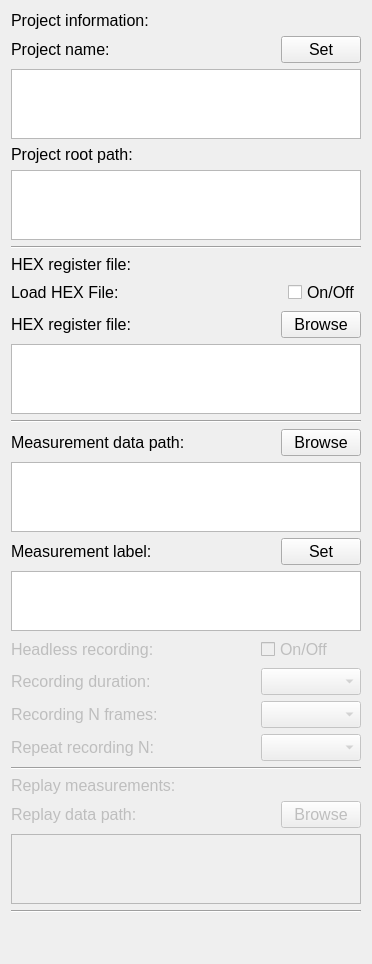
        <widget class="QWidget" name="widget">
         <attribute name="title">
          <string>Project</string>
         </attribute>
         <layout class="QGridLayout" name="gridLayout_2">
          <item row="20" column="0">
           <widget class="QLabel" name="label_58">
            <property name="enabled">
             <bool>false</bool>
            </property>
            <property name="sizePolicy">
             <sizepolicy hsizetype="MinimumExpanding" vsizetype="MinimumExpanding">
              <horstretch>0</horstretch>
              <verstretch>0</verstretch>
             </sizepolicy>
            </property>
            <property name="minimumSize">
             <size>
              <width>100</width>
              <height>15</height>
             </size>
            </property>
            <property name="maximumSize">
             <size>
              <width>300</width>
              <height>20</height>
             </size>
            </property>
            <property name="font">
             <font>
              <pointsize>12</pointsize>
             </font>
            </property>
            <property name="text">
             <string>Replay measurements:</string>
            </property>
           </widget>
          </item>
          <item row="8" column="0">
           <widget class="QLabel" name="label_42">
            <property name="sizePolicy">
             <sizepolicy hsizetype="MinimumExpanding" vsizetype="MinimumExpanding">
              <horstretch>0</horstretch>
              <verstretch>0</verstretch>
             </sizepolicy>
            </property>
            <property name="minimumSize">
             <size>
              <width>100</width>
              <height>15</height>
             </size>
            </property>
            <property name="maximumSize">
             <size>
              <width>300</width>
              <height>20</height>
             </size>
            </property>
            <property name="font">
             <font>
              <pointsize>12</pointsize>
             </font>
            </property>
            <property name="text">
             <string>HEX register file:</string>
            </property>
           </widget>
          </item>
          <item row="13" column="0">
           <widget class="Line" name="line_4">
            <property name="font">
             <font>
              <pointsize>8</pointsize>
             </font>
            </property>
            <property name="orientation">
             <enum>Qt::Horizontal</enum>
            </property>
           </widget>
          </item>
          <item row="15" column="0">
           <widget class="QTextBrowser" name="browse_meas_out_path_textBrowser">
            <property name="sizePolicy">
             <sizepolicy hsizetype="MinimumExpanding" vsizetype="MinimumExpanding">
              <horstretch>0</horstretch>
              <verstretch>0</verstretch>
             </sizepolicy>
            </property>
            <property name="minimumSize">
             <size>
              <width>350</width>
              <height>60</height>
             </size>
            </property>
            <property name="maximumSize">
             <size>
              <width>395</width>
              <height>70</height>
             </size>
            </property>
            <property name="font">
             <font>
              <pointsize>12</pointsize>
             </font>
            </property>
           </widget>
          </item>
          <item row="26" column="0">
           <spacer name="verticalSpacer">
            <property name="orientation">
             <enum>Qt::Vertical</enum>
            </property>
            <property name="sizeHint" stdset="0">
             <size>
              <width>20</width>
              <height>40</height>
             </size>
            </property>
           </spacer>
          </item>
          <item row="0" column="0">
           <widget class="QLabel" name="label_59">
            <property name="sizePolicy">
             <sizepolicy hsizetype="MinimumExpanding" vsizetype="MinimumExpanding">
              <horstretch>0</horstretch>
              <verstretch>0</verstretch>
             </sizepolicy>
            </property>
            <property name="minimumSize">
             <size>
              <width>100</width>
              <height>15</height>
             </size>
            </property>
            <property name="maximumSize">
             <size>
              <width>300</width>
              <height>20</height>
             </size>
            </property>
            <property name="font">
             <font>
              <pointsize>12</pointsize>
             </font>
            </property>
            <property name="text">
             <string>Project information:</string>
            </property>
           </widget>
          </item>
          <item row="24" column="0">
           <widget class="QTextBrowser" name="browse_meas_in_path_textBrowser">
            <property name="enabled">
             <bool>false</bool>
            </property>
            <property name="sizePolicy">
             <sizepolicy hsizetype="MinimumExpanding" vsizetype="MinimumExpanding">
              <horstretch>0</horstretch>
              <verstretch>0</verstretch>
             </sizepolicy>
            </property>
            <property name="minimumSize">
             <size>
              <width>350</width>
              <height>60</height>
             </size>
            </property>
            <property name="maximumSize">
             <size>
              <width>395</width>
              <height>70</height>
             </size>
            </property>
            <property name="font">
             <font>
              <pointsize>12</pointsize>
             </font>
            </property>
           </widget>
          </item>
          <item row="19" column="0">
           <widget class="Line" name="line_3">
            <property name="font">
             <font>
              <pointsize>8</pointsize>
             </font>
            </property>
            <property name="orientation">
             <enum>Qt::Horizontal</enum>
            </property>
           </widget>
          </item>
          <item row="10" column="0">
           <layout class="QGridLayout" name="gridLayout_4">
            <item row="0" column="2">
             <widget class="QPushButton" name="browse_register_path_button">
              <property name="sizePolicy">
               <sizepolicy hsizetype="Fixed" vsizetype="Fixed">
                <horstretch>0</horstretch>
                <verstretch>0</verstretch>
               </sizepolicy>
              </property>
              <property name="maximumSize">
               <size>
                <width>90</width>
                <height>30</height>
               </size>
              </property>
              <property name="font">
               <font>
                <pointsize>12</pointsize>
               </font>
              </property>
              <property name="text">
               <string>Browse</string>
              </property>
             </widget>
            </item>
            <item row="0" column="0">
             <widget class="QLabel" name="label">
              <property name="sizePolicy">
               <sizepolicy hsizetype="MinimumExpanding" vsizetype="MinimumExpanding">
                <horstretch>0</horstretch>
                <verstretch>0</verstretch>
               </sizepolicy>
              </property>
              <property name="minimumSize">
               <size>
                <width>100</width>
                <height>15</height>
               </size>
              </property>
              <property name="maximumSize">
               <size>
                <width>300</width>
                <height>20</height>
               </size>
              </property>
              <property name="font">
               <font>
                <pointsize>12</pointsize>
               </font>
              </property>
              <property name="text">
               <string>HEX register file:</string>
              </property>
             </widget>
            </item>
           </layout>
          </item>
          <item row="16" column="0">
           <layout class="QGridLayout" name="gridLayout_32">
            <item row="0" column="1">
             <widget class="QPushButton" name="browse_meas_data_label_button">
              <property name="maximumSize">
               <size>
                <width>90</width>
                <height>30</height>
               </size>
              </property>
              <property name="font">
               <font>
                <pointsize>12</pointsize>
               </font>
              </property>
              <property name="text">
               <string>Set</string>
              </property>
             </widget>
            </item>
            <item row="0" column="0">
             <widget class="QLabel" name="label_47">
              <property name="sizePolicy">
               <sizepolicy hsizetype="MinimumExpanding" vsizetype="MinimumExpanding">
                <horstretch>0</horstretch>
                <verstretch>0</verstretch>
               </sizepolicy>
              </property>
              <property name="minimumSize">
               <size>
                <width>100</width>
                <height>15</height>
               </size>
              </property>
              <property name="maximumSize">
               <size>
                <width>300</width>
                <height>20</height>
               </size>
              </property>
              <property name="font">
               <font>
                <pointsize>12</pointsize>
               </font>
              </property>
              <property name="text">
               <string>Measurement label:</string>
              </property>
             </widget>
            </item>
           </layout>
          </item>
          <item row="18" column="0">
           <layout class="QGridLayout" name="gridLayout_24">
            <item row="2" column="2">
             <widget class="QComboBox" name="combo_box_measurement_duration">
              <property name="enabled">
               <bool>false</bool>
              </property>
              <property name="minimumSize">
               <size>
                <width>100</width>
                <height>0</height>
               </size>
              </property>
              <property name="maximumSize">
               <size>
                <width>90</width>
                <height>30</height>
               </size>
              </property>
              <property name="font">
               <font>
                <pointsize>12</pointsize>
               </font>
              </property>
             </widget>
            </item>
            <item row="3" column="2">
             <widget class="QComboBox" name="combo_box_recording_n_frames">
              <property name="enabled">
               <bool>false</bool>
              </property>
              <property name="minimumSize">
               <size>
                <width>100</width>
                <height>0</height>
               </size>
              </property>
              <property name="maximumSize">
               <size>
                <width>90</width>
                <height>30</height>
               </size>
              </property>
              <property name="font">
               <font>
                <pointsize>12</pointsize>
               </font>
              </property>
             </widget>
            </item>
            <item row="4" column="2">
             <widget class="QComboBox" name="combo_box_repeat_recording_n">
              <property name="enabled">
               <bool>false</bool>
              </property>
              <property name="minimumSize">
               <size>
                <width>100</width>
                <height>0</height>
               </size>
              </property>
              <property name="maximumSize">
               <size>
                <width>90</width>
                <height>30</height>
               </size>
              </property>
              <property name="font">
               <font>
                <pointsize>12</pointsize>
               </font>
              </property>
             </widget>
            </item>
            <item row="4" column="0">
             <widget class="QLabel" name="label_46">
              <property name="enabled">
               <bool>false</bool>
              </property>
              <property name="sizePolicy">
               <sizepolicy hsizetype="MinimumExpanding" vsizetype="MinimumExpanding">
                <horstretch>0</horstretch>
                <verstretch>0</verstretch>
               </sizepolicy>
              </property>
              <property name="minimumSize">
               <size>
                <width>100</width>
                <height>15</height>
               </size>
              </property>
              <property name="maximumSize">
               <size>
                <width>300</width>
                <height>20</height>
               </size>
              </property>
              <property name="font">
               <font>
                <pointsize>12</pointsize>
               </font>
              </property>
              <property name="text">
               <string>Repeat recording N:</string>
              </property>
             </widget>
            </item>
            <item row="2" column="0">
             <widget class="QLabel" name="label_17">
              <property name="enabled">
               <bool>false</bool>
              </property>
              <property name="sizePolicy">
               <sizepolicy hsizetype="MinimumExpanding" vsizetype="MinimumExpanding">
                <horstretch>0</horstretch>
                <verstretch>0</verstretch>
               </sizepolicy>
              </property>
              <property name="minimumSize">
               <size>
                <width>100</width>
                <height>15</height>
               </size>
              </property>
              <property name="maximumSize">
               <size>
                <width>300</width>
                <height>20</height>
               </size>
              </property>
              <property name="font">
               <font>
                <pointsize>12</pointsize>
               </font>
              </property>
              <property name="text">
               <string>Recording duration:</string>
              </property>
             </widget>
            </item>
            <item row="3" column="0">
             <widget class="QLabel" name="label_40">
              <property name="enabled">
               <bool>false</bool>
              </property>
              <property name="sizePolicy">
               <sizepolicy hsizetype="MinimumExpanding" vsizetype="MinimumExpanding">
                <horstretch>0</horstretch>
                <verstretch>0</verstretch>
               </sizepolicy>
              </property>
              <property name="minimumSize">
               <size>
                <width>100</width>
                <height>15</height>
               </size>
              </property>
              <property name="maximumSize">
               <size>
                <width>300</width>
                <height>20</height>
               </size>
              </property>
              <property name="font">
               <font>
                <pointsize>12</pointsize>
               </font>
              </property>
              <property name="text">
               <string>Recording N frames:</string>
              </property>
             </widget>
            </item>
            <item row="1" column="0">
             <widget class="QLabel" name="label_48">
              <property name="enabled">
               <bool>false</bool>
              </property>
              <property name="sizePolicy">
               <sizepolicy hsizetype="MinimumExpanding" vsizetype="MinimumExpanding">
                <horstretch>0</horstretch>
                <verstretch>0</verstretch>
               </sizepolicy>
              </property>
              <property name="minimumSize">
               <size>
                <width>100</width>
                <height>15</height>
               </size>
              </property>
              <property name="maximumSize">
               <size>
                <width>300</width>
                <height>20</height>
               </size>
              </property>
              <property name="font">
               <font>
                <pointsize>12</pointsize>
               </font>
              </property>
              <property name="text">
               <string>Headless recording:</string>
              </property>
             </widget>
            </item>
            <item row="1" column="2">
             <widget class="QCheckBox" name="headless_recording_check_box">
              <property name="enabled">
               <bool>false</bool>
              </property>
              <property name="font">
               <font>
                <pointsize>12</pointsize>
               </font>
              </property>
              <property name="text">
               <string>On/Off</string>
              </property>
             </widget>
            </item>
           </layout>
          </item>
          <item row="9" column="0">
           <layout class="QHBoxLayout" name="horizontalLayout_18">
            <item>
             <widget class="QLabel" name="label_26">
              <property name="sizePolicy">
               <sizepolicy hsizetype="MinimumExpanding" vsizetype="MinimumExpanding">
                <horstretch>0</horstretch>
                <verstretch>0</verstretch>
               </sizepolicy>
              </property>
              <property name="minimumSize">
               <size>
                <width>100</width>
                <height>15</height>
               </size>
              </property>
              <property name="maximumSize">
               <size>
                <width>300</width>
                <height>20</height>
               </size>
              </property>
              <property name="font">
               <font>
                <pointsize>12</pointsize>
               </font>
              </property>
              <property name="text">
               <string>Load HEX File:</string>
              </property>
             </widget>
            </item>
            <item>
             <spacer name="horizontalSpacer_11">
              <property name="font">
               <font>
                <pointsize>8</pointsize>
               </font>
              </property>
              <property name="orientation">
               <enum>Qt::Horizontal</enum>
              </property>
              <property name="sizeHint" stdset="0">
               <size>
                <width>40</width>
                <height>20</height>
               </size>
              </property>
             </spacer>
            </item>
            <item>
             <widget class="QCheckBox" name="headless_recording_check_box_2">
              <property name="font">
               <font>
                <pointsize>12</pointsize>
               </font>
              </property>
              <property name="text">
               <string>On/Off</string>
              </property>
             </widget>
            </item>
           </layout>
          </item>
          <item row="25" column="0">
           <widget class="Line" name="line_5">
            <property name="font">
             <font>
              <pointsize>8</pointsize>
             </font>
            </property>
            <property name="orientation">
             <enum>Qt::Horizontal</enum>
            </property>
           </widget>
          </item>
          <item row="17" column="0">
           <widget class="QPlainTextEdit" name="session_label_plainTextEdit">
            <property name="sizePolicy">
             <sizepolicy hsizetype="MinimumExpanding" vsizetype="MinimumExpanding">
              <horstretch>0</horstretch>
              <verstretch>0</verstretch>
             </sizepolicy>
            </property>
            <property name="minimumSize">
             <size>
              <width>337</width>
              <height>50</height>
             </size>
            </property>
            <property name="maximumSize">
             <size>
              <width>395</width>
              <height>60</height>
             </size>
            </property>
            <property name="font">
             <font>
              <pointsize>12</pointsize>
             </font>
            </property>
           </widget>
          </item>
          <item row="6" column="0">
           <widget class="QTextBrowser" name="syra_system_path_textBrowser">
            <property name="sizePolicy">
             <sizepolicy hsizetype="MinimumExpanding" vsizetype="MinimumExpanding">
              <horstretch>0</horstretch>
              <verstretch>0</verstretch>
             </sizepolicy>
            </property>
            <property name="minimumSize">
             <size>
              <width>350</width>
              <height>60</height>
             </size>
            </property>
            <property name="maximumSize">
             <size>
              <width>395</width>
              <height>70</height>
             </size>
            </property>
            <property name="font">
             <font>
              <pointsize>12</pointsize>
             </font>
            </property>
           </widget>
          </item>
          <item row="11" column="0">
           <widget class="QTextBrowser" name="browse_register_path_textBrowser">
            <property name="sizePolicy">
             <sizepolicy hsizetype="MinimumExpanding" vsizetype="MinimumExpanding">
              <horstretch>0</horstretch>
              <verstretch>0</verstretch>
             </sizepolicy>
            </property>
            <property name="minimumSize">
             <size>
              <width>350</width>
              <height>60</height>
             </size>
            </property>
            <property name="maximumSize">
             <size>
              <width>395</width>
              <height>70</height>
             </size>
            </property>
            <property name="font">
             <font>
              <pointsize>12</pointsize>
             </font>
            </property>
           </widget>
          </item>
          <item row="14" column="0">
           <layout class="QGridLayout" name="gridLayout_19">
            <item row="0" column="1">
             <widget class="QPushButton" name="browse_meas_out_path_button">
              <property name="maximumSize">
               <size>
                <width>90</width>
                <height>30</height>
               </size>
              </property>
              <property name="font">
               <font>
                <pointsize>12</pointsize>
               </font>
              </property>
              <property name="text">
               <string>Browse</string>
              </property>
             </widget>
            </item>
            <item row="0" column="0">
             <widget class="QLabel" name="label_15">
              <property name="sizePolicy">
               <sizepolicy hsizetype="MinimumExpanding" vsizetype="MinimumExpanding">
                <horstretch>0</horstretch>
                <verstretch>0</verstretch>
               </sizepolicy>
              </property>
              <property name="minimumSize">
               <size>
                <width>100</width>
                <height>15</height>
               </size>
              </property>
              <property name="maximumSize">
               <size>
                <width>300</width>
                <height>20</height>
               </size>
              </property>
              <property name="font">
               <font>
                <pointsize>12</pointsize>
               </font>
              </property>
              <property name="text">
               <string>Measurement data path:</string>
              </property>
             </widget>
            </item>
           </layout>
          </item>
          <item row="4" column="0">
           <widget class="QPlainTextEdit" name="syra_project_plainTextEdit">
            <property name="sizePolicy">
             <sizepolicy hsizetype="MinimumExpanding" vsizetype="MinimumExpanding">
              <horstretch>0</horstretch>
              <verstretch>0</verstretch>
             </sizepolicy>
            </property>
            <property name="minimumSize">
             <size>
              <width>350</width>
              <height>60</height>
             </size>
            </property>
            <property name="maximumSize">
             <size>
              <width>395</width>
              <height>70</height>
             </size>
            </property>
            <property name="font">
             <font>
              <pointsize>12</pointsize>
             </font>
            </property>
           </widget>
          </item>
          <item row="2" column="0">
           <layout class="QGridLayout" name="gridLayout_25">
            <item row="1" column="1">
             <widget class="QPushButton" name="syra_project_button">
              <property name="sizePolicy">
               <sizepolicy hsizetype="Fixed" vsizetype="Fixed">
                <horstretch>0</horstretch>
                <verstretch>0</verstretch>
               </sizepolicy>
              </property>
              <property name="maximumSize">
               <size>
                <width>90</width>
                <height>30</height>
               </size>
              </property>
              <property name="font">
               <font>
                <pointsize>12</pointsize>
               </font>
              </property>
              <property name="text">
               <string>Set</string>
              </property>
             </widget>
            </item>
            <item row="1" column="0">
             <widget class="QLabel" name="label_39">
              <property name="sizePolicy">
               <sizepolicy hsizetype="MinimumExpanding" vsizetype="MinimumExpanding">
                <horstretch>0</horstretch>
                <verstretch>0</verstretch>
               </sizepolicy>
              </property>
              <property name="minimumSize">
               <size>
                <width>100</width>
                <height>15</height>
               </size>
              </property>
              <property name="maximumSize">
               <size>
                <width>300</width>
                <height>20</height>
               </size>
              </property>
              <property name="font">
               <font>
                <pointsize>12</pointsize>
               </font>
              </property>
              <property name="text">
               <string>Project name:</string>
              </property>
             </widget>
            </item>
           </layout>
          </item>
          <item row="7" column="0">
           <widget class="Line" name="line_2">
            <property name="font">
             <font>
              <pointsize>8</pointsize>
             </font>
            </property>
            <property name="orientation">
             <enum>Qt::Horizontal</enum>
            </property>
           </widget>
          </item>
          <item row="5" column="0">
           <widget class="QLabel" name="label_38">
            <property name="sizePolicy">
             <sizepolicy hsizetype="MinimumExpanding" vsizetype="MinimumExpanding">
              <horstretch>0</horstretch>
              <verstretch>0</verstretch>
             </sizepolicy>
            </property>
            <property name="minimumSize">
             <size>
              <width>100</width>
              <height>15</height>
             </size>
            </property>
            <property name="maximumSize">
             <size>
              <width>300</width>
              <height>20</height>
             </size>
            </property>
            <property name="font">
             <font>
              <pointsize>12</pointsize>
             </font>
            </property>
            <property name="text">
             <string>Project root path:</string>
            </property>
           </widget>
          </item>
          <item row="21" column="0">
           <layout class="QGridLayout" name="gridLayout_33">
            <item row="0" column="1">
             <widget class="QPushButton" name="browse_meas_in_path_button">
              <property name="enabled">
               <bool>false</bool>
              </property>
              <property name="maximumSize">
               <size>
                <width>90</width>
                <height>30</height>
               </size>
              </property>
              <property name="font">
               <font>
                <pointsize>12</pointsize>
               </font>
              </property>
              <property name="text">
               <string>Browse</string>
              </property>
             </widget>
            </item>
            <item row="0" column="0">
             <widget class="QLabel" name="label_35">
              <property name="enabled">
               <bool>false</bool>
              </property>
              <property name="sizePolicy">
               <sizepolicy hsizetype="MinimumExpanding" vsizetype="MinimumExpanding">
                <horstretch>0</horstretch>
                <verstretch>0</verstretch>
               </sizepolicy>
              </property>
              <property name="minimumSize">
               <size>
                <width>100</width>
                <height>15</height>
               </size>
              </property>
              <property name="maximumSize">
               <size>
                <width>300</width>
                <height>20</height>
               </size>
              </property>
              <property name="font">
               <font>
                <pointsize>12</pointsize>
               </font>
              </property>
              <property name="text">
               <string>Replay data path:</string>
              </property>
             </widget>
            </item>
           </layout>
          </item>
         </layout>
        </widget>
